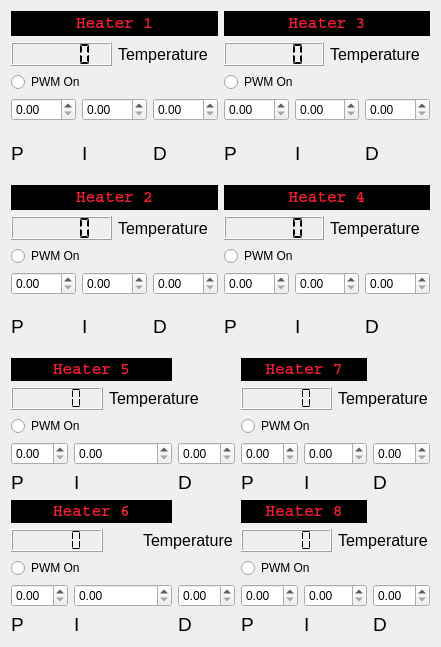
  <widget class="QWidget" name="layoutWidget">
   <property name="geometry">
    <rect>
     <x>1110</x>
     <y>301</y>
     <width>441</width>
     <height>647</height>
    </rect>
   </property>
   <layout class="QGridLayout" name="gridLayout_7">
    <item row="0" column="0">
     <layout class="QGridLayout" name="gridLayout_2">
      <item row="0" column="0" colspan="3">
       <layout class="QVBoxLayout" name="verticalLayout_9">
        <item>
         <layout class="QVBoxLayout" name="verticalLayout_7">
          <item>
           <widget class="QLabel" name="f_disp_7">
            <property name="font">
             <font>
              <family>Courier</family>
              <pointsize>12</pointsize>
              <weight>75</weight>
              <bold>true</bold>
              <kerning>true</kerning>
             </font>
            </property>
            <property name="autoFillBackground">
             <bool>false</bool>
            </property>
            <property name="styleSheet">
             <string notr="true">background-color: rgb(0, 1, 0);
color: rgb(250, 28, 51);</string>
            </property>
            <property name="frameShape">
             <enum>QFrame::WinPanel</enum>
            </property>
            <property name="frameShadow">
             <enum>QFrame::Sunken</enum>
            </property>
            <property name="text">
             <string>Heater 1</string>
            </property>
            <property name="scaledContents">
             <bool>false</bool>
            </property>
            <property name="alignment">
             <set>Qt::AlignCenter</set>
            </property>
            <property name="textInteractionFlags">
             <set>Qt::TextSelectableByMouse</set>
            </property>
           </widget>
          </item>
          <item>
           <layout class="QHBoxLayout" name="horizontalLayout_3">
            <item>
             <widget class="QLCDNumber" name="HTR_1_Temp">
              <property name="segmentStyle">
               <enum>QLCDNumber::Flat</enum>
              </property>
             </widget>
            </item>
            <item>
             <widget class="QLabel" name="label_7">
              <property name="font">
               <font>
                <pointsize>12</pointsize>
               </font>
              </property>
              <property name="text">
               <string>Temperature</string>
              </property>
             </widget>
            </item>
           </layout>
          </item>
         </layout>
        </item>
        <item>
         <widget class="QRadioButton" name="radioButton_1">
          <property name="text">
           <string>PWM On</string>
          </property>
          <property name="autoExclusive">
           <bool>false</bool>
          </property>
         </widget>
        </item>
       </layout>
      </item>
      <item row="1" column="0">
       <layout class="QVBoxLayout" name="verticalLayout">
        <item>
         <widget class="QDoubleSpinBox" name="HTR_1_P"/>
        </item>
        <item>
         <widget class="QLabel" name="label_3">
          <property name="font">
           <font>
            <pointsize>14</pointsize>
           </font>
          </property>
          <property name="text">
           <string>P</string>
          </property>
         </widget>
        </item>
       </layout>
      </item>
      <item row="1" column="1">
       <layout class="QVBoxLayout" name="verticalLayout_2">
        <item>
         <widget class="QDoubleSpinBox" name="HTR_1_I"/>
        </item>
        <item>
         <widget class="QLabel" name="label_5">
          <property name="font">
           <font>
            <pointsize>14</pointsize>
           </font>
          </property>
          <property name="text">
           <string>I</string>
          </property>
         </widget>
        </item>
       </layout>
      </item>
      <item row="1" column="2">
       <layout class="QVBoxLayout" name="verticalLayout_3">
        <item>
         <widget class="QDoubleSpinBox" name="HTR_1_D"/>
        </item>
        <item>
         <widget class="QLabel" name="label_6">
          <property name="font">
           <font>
            <pointsize>14</pointsize>
           </font>
          </property>
          <property name="text">
           <string>D</string>
          </property>
         </widget>
        </item>
       </layout>
      </item>
     </layout>
    </item>
    <item row="0" column="1">
     <layout class="QGridLayout" name="gridLayout_5">
      <item row="0" column="0" colspan="3">
       <layout class="QVBoxLayout" name="verticalLayout_11">
        <item>
         <layout class="QVBoxLayout" name="verticalLayout_12">
          <item>
           <widget class="QLabel" name="f_disp_8">
            <property name="font">
             <font>
              <family>Courier</family>
              <pointsize>12</pointsize>
              <weight>75</weight>
              <bold>true</bold>
              <kerning>true</kerning>
             </font>
            </property>
            <property name="autoFillBackground">
             <bool>false</bool>
            </property>
            <property name="styleSheet">
             <string notr="true">background-color: rgb(0, 1, 0);
color: rgb(250, 28, 51);</string>
            </property>
            <property name="frameShape">
             <enum>QFrame::WinPanel</enum>
            </property>
            <property name="frameShadow">
             <enum>QFrame::Sunken</enum>
            </property>
            <property name="text">
             <string>Heater 3</string>
            </property>
            <property name="scaledContents">
             <bool>false</bool>
            </property>
            <property name="alignment">
             <set>Qt::AlignCenter</set>
            </property>
            <property name="textInteractionFlags">
             <set>Qt::TextSelectableByMouse</set>
            </property>
           </widget>
          </item>
          <item>
           <layout class="QHBoxLayout" name="horizontalLayout_4">
            <item>
             <widget class="QLCDNumber" name="HTR_3_Temp">
              <property name="segmentStyle">
               <enum>QLCDNumber::Flat</enum>
              </property>
             </widget>
            </item>
            <item>
             <widget class="QLabel" name="label_9">
              <property name="font">
               <font>
                <pointsize>12</pointsize>
               </font>
              </property>
              <property name="text">
               <string>Temperature</string>
              </property>
             </widget>
            </item>
           </layout>
          </item>
         </layout>
        </item>
        <item>
         <widget class="QRadioButton" name="radioButton_3">
          <property name="text">
           <string>PWM On</string>
          </property>
          <property name="autoExclusive">
           <bool>false</bool>
          </property>
         </widget>
        </item>
       </layout>
      </item>
      <item row="1" column="0">
       <layout class="QVBoxLayout" name="verticalLayout_13">
        <item>
         <widget class="QDoubleSpinBox" name="HTR_3_P"/>
        </item>
        <item>
         <widget class="QLabel" name="label_10">
          <property name="font">
           <font>
            <pointsize>14</pointsize>
           </font>
          </property>
          <property name="text">
           <string>P</string>
          </property>
         </widget>
        </item>
       </layout>
      </item>
      <item row="1" column="1">
       <layout class="QVBoxLayout" name="verticalLayout_14">
        <item>
         <widget class="QDoubleSpinBox" name="HTR_3_I"/>
        </item>
        <item>
         <widget class="QLabel" name="label_11">
          <property name="font">
           <font>
            <pointsize>14</pointsize>
           </font>
          </property>
          <property name="text">
           <string>I</string>
          </property>
         </widget>
        </item>
       </layout>
      </item>
      <item row="1" column="2">
       <layout class="QVBoxLayout" name="verticalLayout_15">
        <item>
         <widget class="QDoubleSpinBox" name="HTR_3_D"/>
        </item>
        <item>
         <widget class="QLabel" name="label_12">
          <property name="font">
           <font>
            <pointsize>14</pointsize>
           </font>
          </property>
          <property name="text">
           <string>D</string>
          </property>
         </widget>
        </item>
       </layout>
      </item>
     </layout>
    </item>
    <item row="1" column="0">
     <layout class="QGridLayout" name="gridLayout">
      <item row="0" column="0">
       <layout class="QVBoxLayout" name="verticalLayout_10">
        <item>
         <layout class="QVBoxLayout" name="verticalLayout_8">
          <item>
           <widget class="QLabel" name="f_disp_9">
            <property name="font">
             <font>
              <family>Courier</family>
              <pointsize>12</pointsize>
              <weight>75</weight>
              <bold>true</bold>
              <kerning>true</kerning>
             </font>
            </property>
            <property name="autoFillBackground">
             <bool>false</bool>
            </property>
            <property name="styleSheet">
             <string notr="true">background-color: rgb(0, 1, 0);
color: rgb(250, 28, 51);</string>
            </property>
            <property name="frameShape">
             <enum>QFrame::WinPanel</enum>
            </property>
            <property name="frameShadow">
             <enum>QFrame::Sunken</enum>
            </property>
            <property name="text">
             <string>Heater 2</string>
            </property>
            <property name="scaledContents">
             <bool>false</bool>
            </property>
            <property name="alignment">
             <set>Qt::AlignCenter</set>
            </property>
            <property name="textInteractionFlags">
             <set>Qt::TextSelectableByMouse</set>
            </property>
           </widget>
          </item>
          <item>
           <layout class="QHBoxLayout" name="horizontalLayout_2">
            <item>
             <widget class="QLCDNumber" name="HTR_2_Temp">
              <property name="segmentStyle">
               <enum>QLCDNumber::Flat</enum>
              </property>
             </widget>
            </item>
            <item>
             <widget class="QLabel" name="label_8">
              <property name="font">
               <font>
                <pointsize>12</pointsize>
               </font>
              </property>
              <property name="text">
               <string>Temperature</string>
              </property>
             </widget>
            </item>
           </layout>
          </item>
         </layout>
        </item>
        <item>
         <widget class="QRadioButton" name="radioButton_2">
          <property name="text">
           <string>PWM On</string>
          </property>
          <property name="autoExclusive">
           <bool>false</bool>
          </property>
         </widget>
        </item>
       </layout>
      </item>
      <item row="1" column="0">
       <layout class="QHBoxLayout" name="horizontalLayout">
        <item>
         <layout class="QVBoxLayout" name="verticalLayout_4">
          <item>
           <widget class="QDoubleSpinBox" name="HTR_2_P"/>
          </item>
          <item>
           <widget class="QLabel" name="label_4">
            <property name="font">
             <font>
              <pointsize>14</pointsize>
             </font>
            </property>
            <property name="text">
             <string>P</string>
            </property>
           </widget>
          </item>
         </layout>
        </item>
        <item>
         <layout class="QVBoxLayout" name="verticalLayout_6">
          <item>
           <widget class="QDoubleSpinBox" name="HTR_2_I"/>
          </item>
          <item>
           <widget class="QLabel" name="label_13">
            <property name="font">
             <font>
              <pointsize>14</pointsize>
             </font>
            </property>
            <property name="text">
             <string>I</string>
            </property>
           </widget>
          </item>
         </layout>
        </item>
        <item>
         <layout class="QVBoxLayout" name="verticalLayout_5">
          <item>
           <widget class="QDoubleSpinBox" name="HTR_2_D"/>
          </item>
          <item>
           <widget class="QLabel" name="label_14">
            <property name="font">
             <font>
              <pointsize>14</pointsize>
             </font>
            </property>
            <property name="text">
             <string>D</string>
            </property>
           </widget>
          </item>
         </layout>
        </item>
       </layout>
      </item>
     </layout>
    </item>
    <item row="1" column="1">
     <layout class="QGridLayout" name="gridLayout_6">
      <item row="0" column="0">
       <layout class="QVBoxLayout" name="verticalLayout_16">
        <item>
         <layout class="QVBoxLayout" name="verticalLayout_17">
          <item>
           <widget class="QLabel" name="f_disp_11">
            <property name="font">
             <font>
              <family>Courier</family>
              <pointsize>12</pointsize>
              <weight>75</weight>
              <bold>true</bold>
              <kerning>true</kerning>
             </font>
            </property>
            <property name="autoFillBackground">
             <bool>false</bool>
            </property>
            <property name="styleSheet">
             <string notr="true">background-color: rgb(0, 1, 0);
color: rgb(250, 28, 51);</string>
            </property>
            <property name="frameShape">
             <enum>QFrame::WinPanel</enum>
            </property>
            <property name="frameShadow">
             <enum>QFrame::Sunken</enum>
            </property>
            <property name="text">
             <string>Heater 4</string>
            </property>
            <property name="scaledContents">
             <bool>false</bool>
            </property>
            <property name="alignment">
             <set>Qt::AlignCenter</set>
            </property>
            <property name="textInteractionFlags">
             <set>Qt::TextSelectableByMouse</set>
            </property>
           </widget>
          </item>
          <item>
           <layout class="QHBoxLayout" name="horizontalLayout_5">
            <item>
             <widget class="QLCDNumber" name="HTR_4_Temp">
              <property name="segmentStyle">
               <enum>QLCDNumber::Flat</enum>
              </property>
             </widget>
            </item>
            <item>
             <widget class="QLabel" name="label_15">
              <property name="font">
               <font>
                <pointsize>12</pointsize>
               </font>
              </property>
              <property name="text">
               <string>Temperature</string>
              </property>
             </widget>
            </item>
           </layout>
          </item>
         </layout>
        </item>
        <item>
         <widget class="QRadioButton" name="radioButton_4">
          <property name="text">
           <string>PWM On</string>
          </property>
          <property name="autoExclusive">
           <bool>false</bool>
          </property>
         </widget>
        </item>
       </layout>
      </item>
      <item row="1" column="0">
       <layout class="QHBoxLayout" name="horizontalLayout_6">
        <item>
         <layout class="QVBoxLayout" name="verticalLayout_18">
          <item>
           <widget class="QDoubleSpinBox" name="HTR_4_P"/>
          </item>
          <item>
           <widget class="QLabel" name="label_16">
            <property name="font">
             <font>
              <pointsize>14</pointsize>
             </font>
            </property>
            <property name="text">
             <string>P</string>
            </property>
           </widget>
          </item>
         </layout>
        </item>
        <item>
         <layout class="QVBoxLayout" name="verticalLayout_19">
          <item>
           <widget class="QDoubleSpinBox" name="HTR_4_I"/>
          </item>
          <item>
           <widget class="QLabel" name="label_21">
            <property name="font">
             <font>
              <pointsize>14</pointsize>
             </font>
            </property>
            <property name="text">
             <string>I</string>
            </property>
           </widget>
          </item>
         </layout>
        </item>
        <item>
         <layout class="QVBoxLayout" name="verticalLayout_20">
          <item>
           <widget class="QDoubleSpinBox" name="HTR_4_D"/>
          </item>
          <item>
           <widget class="QLabel" name="label_22">
            <property name="font">
             <font>
              <pointsize>14</pointsize>
             </font>
            </property>
            <property name="text">
             <string>D</string>
            </property>
           </widget>
          </item>
         </layout>
        </item>
       </layout>
      </item>
     </layout>
    </item>
    <item row="2" column="0" colspan="2">
     <layout class="QGridLayout" name="gridLayout_3">
      <item row="0" column="0" colspan="4">
       <widget class="QLabel" name="f_disp_10">
        <property name="font">
         <font>
          <family>Courier</family>
          <pointsize>12</pointsize>
          <weight>75</weight>
          <bold>true</bold>
          <kerning>true</kerning>
         </font>
        </property>
        <property name="autoFillBackground">
         <bool>false</bool>
        </property>
        <property name="styleSheet">
         <string notr="true">background-color: rgb(0, 1, 0);
color: rgb(250, 28, 51);</string>
        </property>
        <property name="frameShape">
         <enum>QFrame::WinPanel</enum>
        </property>
        <property name="frameShadow">
         <enum>QFrame::Sunken</enum>
        </property>
        <property name="text">
         <string>Heater 5</string>
        </property>
        <property name="scaledContents">
         <bool>false</bool>
        </property>
        <property name="alignment">
         <set>Qt::AlignCenter</set>
        </property>
        <property name="textInteractionFlags">
         <set>Qt::TextSelectableByMouse</set>
        </property>
       </widget>
      </item>
      <item row="0" column="5" colspan="3">
       <widget class="QLabel" name="f_disp_12">
        <property name="font">
         <font>
          <family>Courier</family>
          <pointsize>12</pointsize>
          <weight>75</weight>
          <bold>true</bold>
          <kerning>true</kerning>
         </font>
        </property>
        <property name="autoFillBackground">
         <bool>false</bool>
        </property>
        <property name="styleSheet">
         <string notr="true">background-color: rgb(0, 1, 0);
color: rgb(250, 28, 51);</string>
        </property>
        <property name="frameShape">
         <enum>QFrame::WinPanel</enum>
        </property>
        <property name="frameShadow">
         <enum>QFrame::Sunken</enum>
        </property>
        <property name="text">
         <string>Heater 7</string>
        </property>
        <property name="scaledContents">
         <bool>false</bool>
        </property>
        <property name="alignment">
         <set>Qt::AlignCenter</set>
        </property>
        <property name="textInteractionFlags">
         <set>Qt::TextSelectableByMouse</set>
        </property>
       </widget>
      </item>
      <item row="1" column="0" colspan="2">
       <widget class="QLCDNumber" name="HTR_5_Temp">
        <property name="segmentStyle">
         <enum>QLCDNumber::Flat</enum>
        </property>
       </widget>
      </item>
      <item row="1" column="2" colspan="3">
       <widget class="QLabel" name="label_17">
        <property name="font">
         <font>
          <pointsize>12</pointsize>
         </font>
        </property>
        <property name="text">
         <string>Temperature</string>
        </property>
       </widget>
      </item>
      <item row="1" column="5" colspan="2">
       <widget class="QLCDNumber" name="HTR_7_Temp">
        <property name="segmentStyle">
         <enum>QLCDNumber::Flat</enum>
        </property>
       </widget>
      </item>
      <item row="1" column="7" colspan="2">
       <widget class="QLabel" name="label_25">
        <property name="font">
         <font>
          <pointsize>12</pointsize>
         </font>
        </property>
        <property name="text">
         <string>Temperature</string>
        </property>
       </widget>
      </item>
      <item row="2" column="0" colspan="2">
       <widget class="QRadioButton" name="radioButton_5">
        <property name="text">
         <string>PWM On</string>
        </property>
        <property name="autoExclusive">
         <bool>false</bool>
        </property>
       </widget>
      </item>
      <item row="2" column="5" colspan="2">
       <widget class="QRadioButton" name="radioButton_7">
        <property name="text">
         <string>PWM On</string>
        </property>
        <property name="autoExclusive">
         <bool>false</bool>
        </property>
       </widget>
      </item>
      <item row="3" column="0" rowspan="2">
       <layout class="QVBoxLayout" name="verticalLayout_23">
        <item>
         <widget class="QDoubleSpinBox" name="HTR_5_P"/>
        </item>
        <item>
         <widget class="QLabel" name="label_18">
          <property name="font">
           <font>
            <pointsize>14</pointsize>
           </font>
          </property>
          <property name="text">
           <string>P</string>
          </property>
         </widget>
        </item>
       </layout>
      </item>
      <item row="3" column="1" colspan="3">
       <widget class="QDoubleSpinBox" name="HTR_5_I"/>
      </item>
      <item row="3" column="4">
       <widget class="QDoubleSpinBox" name="HTR_5_D"/>
      </item>
      <item row="3" column="5">
       <widget class="QDoubleSpinBox" name="HTR_7_P"/>
      </item>
      <item row="3" column="6" colspan="2">
       <widget class="QDoubleSpinBox" name="HTR_7_I"/>
      </item>
      <item row="3" column="8" rowspan="2">
       <layout class="QVBoxLayout" name="verticalLayout_35">
        <item>
         <widget class="QDoubleSpinBox" name="HTR_7_D"/>
        </item>
        <item>
         <widget class="QLabel" name="label_28">
          <property name="font">
           <font>
            <pointsize>14</pointsize>
           </font>
          </property>
          <property name="text">
           <string>D</string>
          </property>
         </widget>
        </item>
       </layout>
      </item>
      <item row="4" column="1" colspan="2">
       <widget class="QLabel" name="label_19">
        <property name="font">
         <font>
          <pointsize>14</pointsize>
         </font>
        </property>
        <property name="text">
         <string>I</string>
        </property>
       </widget>
      </item>
      <item row="4" column="4">
       <widget class="QLabel" name="label_20">
        <property name="font">
         <font>
          <pointsize>14</pointsize>
         </font>
        </property>
        <property name="text">
         <string>D</string>
        </property>
       </widget>
      </item>
      <item row="4" column="5">
       <widget class="QLabel" name="label_26">
        <property name="font">
         <font>
          <pointsize>14</pointsize>
         </font>
        </property>
        <property name="text">
         <string>P</string>
        </property>
       </widget>
      </item>
      <item row="4" column="6">
       <widget class="QLabel" name="label_27">
        <property name="font">
         <font>
          <pointsize>14</pointsize>
         </font>
        </property>
        <property name="text">
         <string>I</string>
        </property>
       </widget>
      </item>
      <item row="5" column="0" colspan="4">
       <widget class="QLabel" name="f_disp_13">
        <property name="font">
         <font>
          <family>Courier</family>
          <pointsize>12</pointsize>
          <weight>75</weight>
          <bold>true</bold>
          <kerning>true</kerning>
         </font>
        </property>
        <property name="autoFillBackground">
         <bool>false</bool>
        </property>
        <property name="styleSheet">
         <string notr="true">background-color: rgb(0, 1, 0);
color: rgb(250, 28, 51);</string>
        </property>
        <property name="frameShape">
         <enum>QFrame::WinPanel</enum>
        </property>
        <property name="frameShadow">
         <enum>QFrame::Sunken</enum>
        </property>
        <property name="text">
         <string>Heater 6</string>
        </property>
        <property name="scaledContents">
         <bool>false</bool>
        </property>
        <property name="alignment">
         <set>Qt::AlignCenter</set>
        </property>
        <property name="textInteractionFlags">
         <set>Qt::TextSelectableByMouse</set>
        </property>
       </widget>
      </item>
      <item row="5" column="5" colspan="3">
       <widget class="QLabel" name="f_disp_14">
        <property name="font">
         <font>
          <family>Courier</family>
          <pointsize>12</pointsize>
          <weight>75</weight>
          <bold>true</bold>
          <kerning>true</kerning>
         </font>
        </property>
        <property name="autoFillBackground">
         <bool>false</bool>
        </property>
        <property name="styleSheet">
         <string notr="true">background-color: rgb(0, 1, 0);
color: rgb(250, 28, 51);</string>
        </property>
        <property name="frameShape">
         <enum>QFrame::WinPanel</enum>
        </property>
        <property name="frameShadow">
         <enum>QFrame::Sunken</enum>
        </property>
        <property name="text">
         <string>Heater 8</string>
        </property>
        <property name="scaledContents">
         <bool>false</bool>
        </property>
        <property name="alignment">
         <set>Qt::AlignCenter</set>
        </property>
        <property name="textInteractionFlags">
         <set>Qt::TextSelectableByMouse</set>
        </property>
       </widget>
      </item>
      <item row="6" column="0" colspan="2">
       <widget class="QLCDNumber" name="HTR_6_Temp">
        <property name="segmentStyle">
         <enum>QLCDNumber::Flat</enum>
        </property>
       </widget>
      </item>
      <item row="6" column="3" colspan="2">
       <widget class="QLabel" name="label_23">
        <property name="font">
         <font>
          <pointsize>12</pointsize>
         </font>
        </property>
        <property name="text">
         <string>Temperature</string>
        </property>
       </widget>
      </item>
      <item row="6" column="5" colspan="2">
       <widget class="QLCDNumber" name="HTR_8_Temp">
        <property name="segmentStyle">
         <enum>QLCDNumber::Flat</enum>
        </property>
       </widget>
      </item>
      <item row="6" column="7" colspan="2">
       <widget class="QLabel" name="label_31">
        <property name="font">
         <font>
          <pointsize>12</pointsize>
         </font>
        </property>
        <property name="text">
         <string>Temperature</string>
        </property>
       </widget>
      </item>
      <item row="7" column="0" colspan="2">
       <widget class="QRadioButton" name="radioButton_6">
        <property name="text">
         <string>PWM On</string>
        </property>
        <property name="autoExclusive">
         <bool>false</bool>
        </property>
       </widget>
      </item>
      <item row="7" column="5" colspan="2">
       <widget class="QRadioButton" name="radioButton_8">
        <property name="text">
         <string>PWM On</string>
        </property>
        <property name="autoExclusive">
         <bool>false</bool>
        </property>
       </widget>
      </item>
      <item row="8" column="0" rowspan="2">
       <layout class="QVBoxLayout" name="verticalLayout_28">
        <item>
         <widget class="QDoubleSpinBox" name="HTR_6_P"/>
        </item>
        <item>
         <widget class="QLabel" name="label_24">
          <property name="font">
           <font>
            <pointsize>14</pointsize>
           </font>
          </property>
          <property name="text">
           <string>P</string>
          </property>
         </widget>
        </item>
       </layout>
      </item>
      <item row="8" column="1" colspan="3">
       <widget class="QDoubleSpinBox" name="HTR_6_I"/>
      </item>
      <item row="8" column="4">
       <widget class="QDoubleSpinBox" name="HTR_6_D"/>
      </item>
      <item row="8" column="5">
       <widget class="QDoubleSpinBox" name="HTR_8_P"/>
      </item>
      <item row="8" column="6" colspan="2">
       <widget class="QDoubleSpinBox" name="HTR_8_I"/>
      </item>
      <item row="8" column="8" rowspan="2">
       <layout class="QVBoxLayout" name="verticalLayout_40">
        <item>
         <widget class="QDoubleSpinBox" name="HTR_8_D"/>
        </item>
        <item>
         <widget class="QLabel" name="label_34">
          <property name="font">
           <font>
            <pointsize>14</pointsize>
           </font>
          </property>
          <property name="text">
           <string>D</string>
          </property>
         </widget>
        </item>
       </layout>
      </item>
      <item row="9" column="1" colspan="2">
       <widget class="QLabel" name="label_29">
        <property name="font">
         <font>
          <pointsize>14</pointsize>
         </font>
        </property>
        <property name="text">
         <string>I</string>
        </property>
       </widget>
      </item>
      <item row="9" column="4">
       <widget class="QLabel" name="label_30">
        <property name="font">
         <font>
          <pointsize>14</pointsize>
         </font>
        </property>
        <property name="text">
         <string>D</string>
        </property>
       </widget>
      </item>
      <item row="9" column="5">
       <widget class="QLabel" name="label_32">
        <property name="font">
         <font>
          <pointsize>14</pointsize>
         </font>
        </property>
        <property name="text">
         <string>P</string>
        </property>
       </widget>
      </item>
      <item row="9" column="6">
       <widget class="QLabel" name="label_33">
        <property name="font">
         <font>
          <pointsize>14</pointsize>
         </font>
        </property>
        <property name="text">
         <string>I</string>
        </property>
       </widget>
      </item>
     </layout>
    </item>
   </layout>
  </widget>
